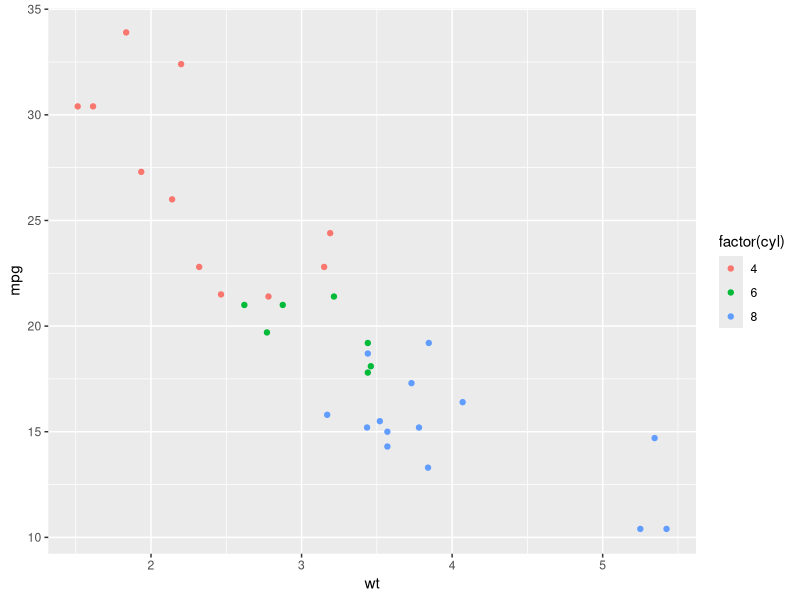
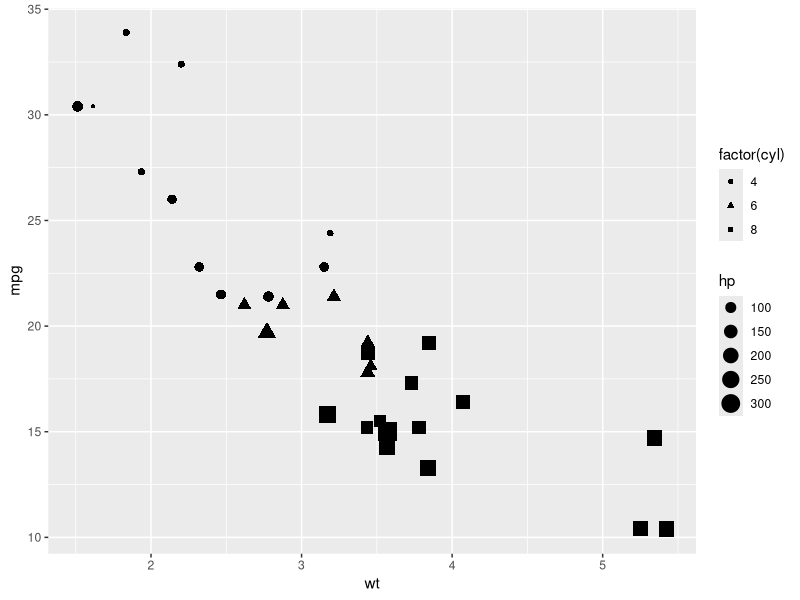
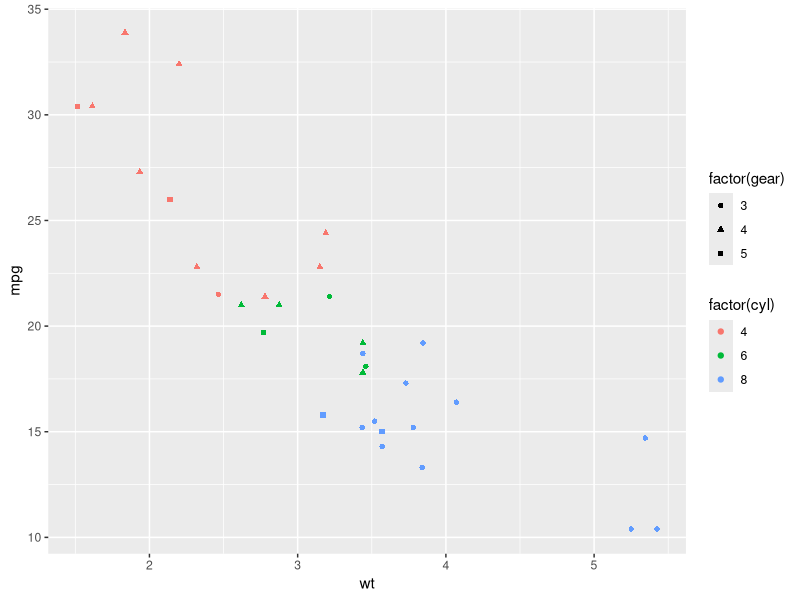
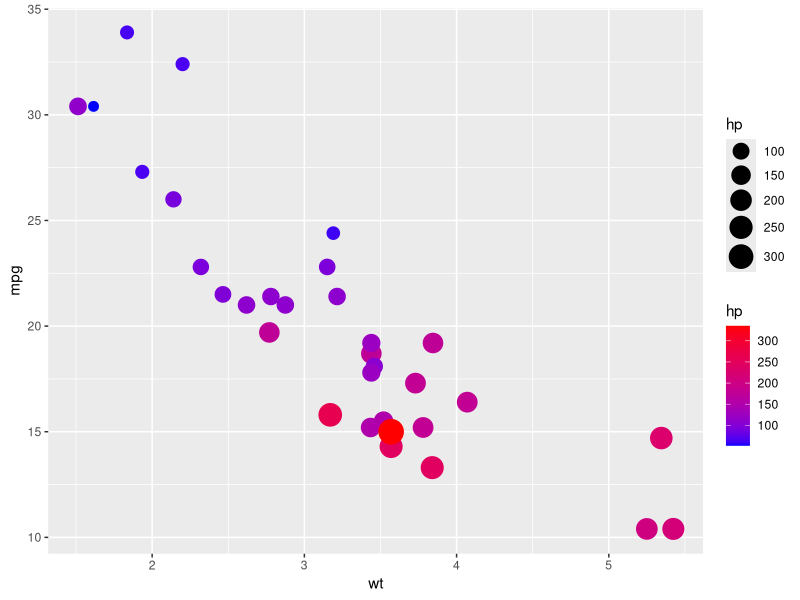

These figures' R source, in order:
## ---- chunk 1
# import ggplot2 library
library(ggplot2)

# create a basic scatter plot with color aesthetics
ggplot(data = mtcars) +
  geom_point(mapping = aes(x = wt, y = mpg, color = factor(cyl)))

## ---- chunk 2
# create a scatter plot with size and shape aesthetics
ggplot(data = mtcars) +
  geom_point(mapping = aes(x = wt, y = mpg, size = hp, shape = factor(cyl)))

## ---- chunk 3
# create a scatter plot grouped by a variable
ggplot(data = mtcars) +
  geom_point(mapping = aes(x = wt, y = mpg, color = factor(cyl), shape = factor(gear)))

## ---- chunk 4
# create a scatter plot using scale functions
ggplot(data = mtcars) +
  geom_point(mapping = aes(x = wt, y = mpg, size = hp, color = hp)) +
  scale_size_continuous(range = c(3, 8)) +
  scale_color_gradient(low = "blue", high = "red")

